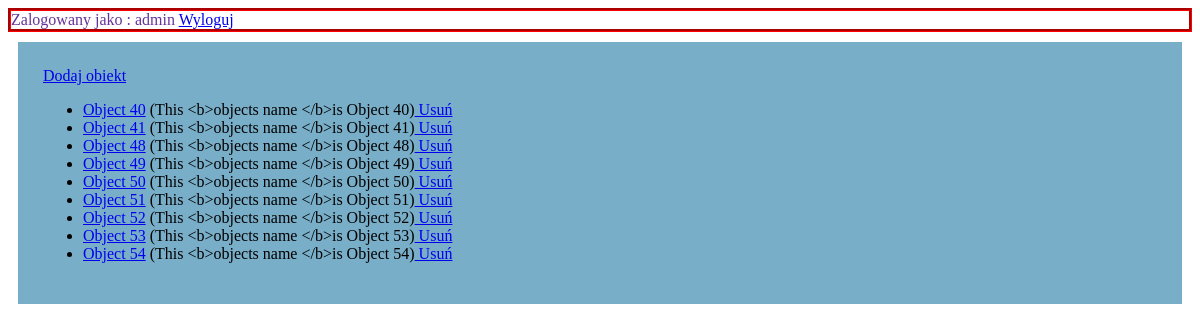
Page / (signed in) on the earlier database version.
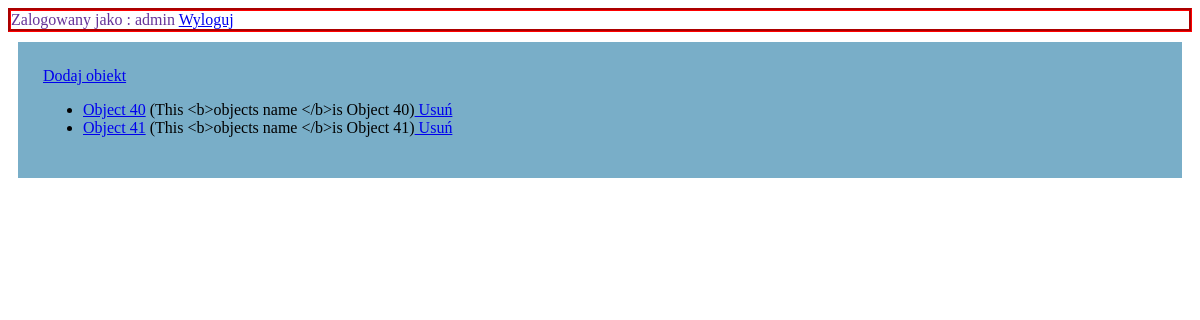
Same page on the later database version.
### Tutorial/models.py (models this page shows)
class Item(models.Model):
    name = models.CharField(max_length=20)
    def __unicode__(self):
        return "This <b>objects name </b>is %s" % self.name

### Tutorial/views.py (the view)
# urls.py: url(r'^$', views.login_form, name='index'),
def index(request):
    if request.user.is_authenticated():
        objects = Item.objects.all()
        return render(request, "index.html", {"items": objects})
    else:
        return HttpResponseRedirect("/error")

### Tutorial/templates/index.html
{% extends "base.html" %}
{% block header %}
    Zalogowany jako : {{ user.username }}
    <a href="/login/logout">Wyloguj</a><br>
{% endblock %}
{% block content %}
    <a href="/add">Dodaj obiekt</a><br>
    <ul>
        {% for item in items %}
            <li><a href="{% url 'Tutorial:details' item.id %}">{{ item.name }}</a> ({{ item }})<a href="{% url 'Tutorial:remove' item.id %}">&nbsp;Usuń</a>
            </li>
        {% endfor %}
    </ul>
{% endblock %}

### templates/base.html (shortened to what this page needs)
{% load staticfiles %}
<!DOCTYPE html>
<html lang="en">
<head>
    <link rel="stylesheet" href="/static/css/styles.css">
</head>
<body>
<div class="header">
    {% block header %}
    {% endblock %}
</div>
<div class="content">
    {% block content %}
    {% endblock %}
</div>
</body>
</html>

### static/css/styles.css (style rules this page uses)
.header { color: rebeccapurple; border: groove red 3px; }
.content { background-color: #79aec8; padding: 25px; margin: 10px; }

Differences in the rows shown:
removed Item: name "Object 48", name "This <b>objects name </b>is Object 48"
removed Item: name "Object 49", name "This <b>objects name </b>is Object 49"
removed Item: name "Object 50", name "This <b>objects name </b>is Object 50"
removed Item: name "Object 51", name "This <b>objects name </b>is Object 51"
removed Item: name "Object 52", name "This <b>objects name </b>is Object 52"
removed Item: name "Object 53", name "This <b>objects name </b>is Object 53"
removed Item: name "Object 54", name "This <b>objects name </b>is Object 54"
